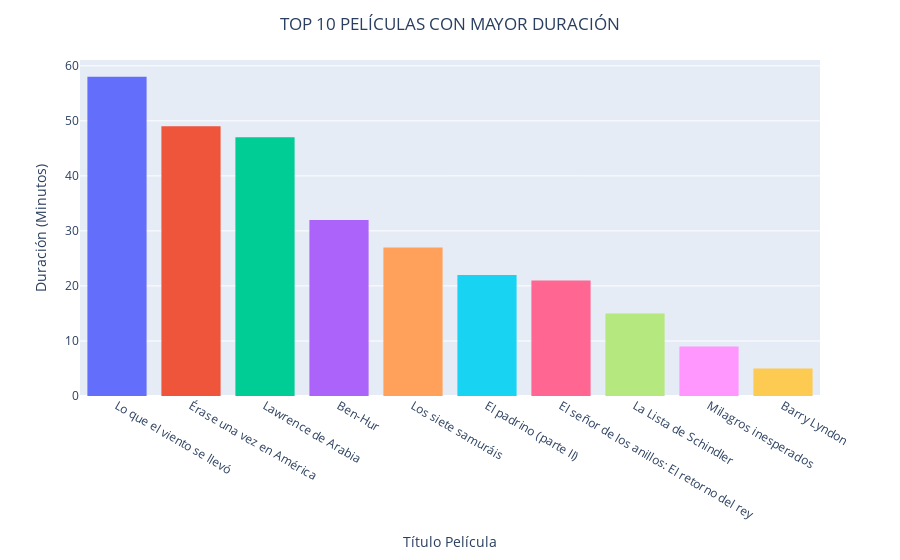

Notebook code for this chart:
### Code cell
# 2: Top 5 Películas con mayor duración
top_10_peliculas = dataset_movies.sort_values(by="Total Duration Minutes",ascending=False).head(10)
hist_plot = px.histogram(data_frame=top_10_peliculas,x="Title Movie",y="Duration Minutes",color="Title Movie")
hist_plot.update_layout(
    title = "TOP 10 PELÍCULAS CON MAYOR DURACIÓN",
    title_x = 0.5,
    showlegend = False,
    xaxis_title = "Título Película",
    yaxis_title = "Duración (Minutos)",
    hoverlabel = dict(
        bgcolor = "green"
    )
)
hist_plot.update_traces(
    hovertemplate = "Duración (Minutos): %{y}<br>Título:%{x}<extra></extra>"
)
hist_plot.show()

### Figure 1 — Plotly figure (JSON) as saved in the notebook; plotly's stock layout.template omitted (floating-point values rounded to 4 significant figures)
{"data": [{"alignmentgroup": "True", "bingroup": "x", "histfunc": "sum", "hovertemplate": "Duración (Minutos): %{y}<br>Título:%{x}<extra></extra>", "legendgroup": "Lo que el viento se llevó", "marker": {"color": "#636efa", "pattern": {"shape": ""}}, "name": "Lo que el viento se llevó", "offsetgroup": "Lo que el viento se llevó", "orientation": "v", "showlegend": true, "type": "histogram", "x": ["Lo que el viento se llevó"], "xaxis": "x", "y": [58], "yaxis": "y"}, {"alignmentgroup": "True", "bingroup": "x", "histfunc": "sum", "hovertemplate": "Duración (Minutos): %{y}<br>Título:%{x}<extra></extra>", "legendgroup": "Érase una vez en América", "marker": {"color": "#EF553B", "pattern": {"shape": ""}}, "name": "Érase una vez en América", "offsetgroup": "Érase una vez en América", "orientation": "v", "showlegend": true, "type": "histogram", "x": ["Érase una vez en América"], "xaxis": "x", "y": [49], "yaxis": "y"}, {"alignmentgroup": "True", "bingroup": "x", "histfunc": "sum", "hovertemplate": "Duración (Minutos): %{y}<br>Título:%{x}<extra></extra>", "legendgroup": "Lawrence de Arabia", "marker": {"color": "#00cc96", "pattern": {"shape": ""}}, "name": "Lawrence de Arabia", "offsetgroup": "Lawrence de Arabia", "orientation": "v", "showlegend": true, "type": "histogram", "x": ["Lawrence de Arabia"], "xaxis": "x", "y": [47], "yaxis": "y"}, {"alignmentgroup": "True", "bingroup": "x", "histfunc": "sum", "hovertemplate": "Duración (Minutos): %{y}<br>Título:%{x}<extra></extra>", "legendgroup": "Ben-Hur", "marker": {"color": "#ab63fa", "pattern": {"shape": ""}}, "name": "Ben-Hur", "offsetgroup": "Ben-Hur", "orientation": "v", "showlegend": true, "type": "histogram", "x": ["Ben-Hur"], "xaxis": "x", "y": [32], "yaxis": "y"}, {"alignmentgroup": "True", "bingroup": "x", "histfunc": "sum", "hovertemplate": "Duración (Minutos): %{y}<br>Título:%{x}<extra></extra>", "legendgroup": "Los siete samuráis", "marker": {"color": "#FFA15A", "pattern": {"shape": ""}}, "name": "Los siete samuráis", "offsetgroup": "Los siete samuráis", "orientation": "v", "showlegend": true, "type": "histogram", "x": ["Los siete samuráis"], "xaxis": "x", "y": [27], "yaxis": "y"}, {"alignmentgroup": "True", "bingroup": "x", "histfunc": "sum", "hovertemplate": "Duración (Minutos): %{y}<br>Título:%{x}<extra></extra>", "legendgroup": "El padrino (parte II)", "marker": {"color": "#19d3f3", "pattern": {"shape": ""}}, "name": "El padrino (parte II)", "offsetgroup": "El padrino (parte II)", "orientation": "v", "showlegend": true, "type": "histogram", "x": ["El padrino (parte II)"], "xaxis": "x", "y": [22], "yaxis": "y"}, {"alignmentgroup": "True", "bingroup": "x", "histfunc": "sum", "hovertemplate": "Duración (Minutos): %{y}<br>Título:%{x}<extra></extra>", "legendgroup": "El señor de los anillos: El retorno del rey", "marker": {"color": "#FF6692", "pattern": {"shape": ""}}, "name": "El señor de los anillos: El retorno del rey", "offsetgroup": "El señor de los anillos: El retorno del rey", "orientation": "v", "showlegend": true, "type": "histogram", "x": ["El señor de los anillos: El retorno del rey"], "xaxis": "x", "y": [21], "yaxis": "y"}, {"alignmentgroup": "True", "bingroup": "x", "histfunc": "sum", "hovertemplate": "Duración (Minutos): %{y}<br>Título:%{x}<extra></extra>", "legendgroup": "La Lista de Schindler", "marker": {"color": "#B6E880", "pattern": {"shape": ""}}, "name": "La Lista de Schindler", "offsetgroup": "La Lista de Schindler", "orientation": "v", "showlegend": true, "type": "histogram", "x": ["La Lista de Schindler"], "xaxis": "x", "y": [15], "yaxis": "y"}, {"alignmentgroup": "True", "bingroup": "x", "histfunc": "sum", "hovertemplate": "Duración (Minutos): %{y}<br>Título:%{x}<extra></extra>", "legendgroup": "Milagros inesperados", "marker": {"color": "#FF97FF", "pattern": {"shape": ""}}, "name": "Milagros inesperados", "offsetgroup": "Milagros inesperados", "orientation": "v", "showlegend": true, "type": "histogram", "x": ["Milagros inesperados"], "xaxis": "x", "y": [9], "yaxis": "y"}, {"alignmentgroup": "True", "bingroup": "x", "histfunc": "sum", "hovertemplate": "Duración (Minutos): %{y}<br>Título:%{x}<extra></extra>", "legendgroup": "Barry Lyndon", "marker": {"color": "#FECB52", "pattern": {"shape": ""}}, "name": "Barry Lyndon", "offsetgroup": "Barry Lyndon", "orientation": "v", "showlegend": true, "type": "histogram", "x": ["Barry Lyndon"], "xaxis": "x", "y": [5], "yaxis": "y"}], "layout": {"barmode": "relative", "hoverlabel": {"bgcolor": "green"}, "legend": {"title": {"text": "Title Movie"}, "tracegroupgap": 0}, "margin": {"t": 60}, "showlegend": false, "title": {"text": "TOP 10 PELÍCULAS CON MAYOR DURACIÓN", "x": 0.5}, "xaxis": {"anchor": "y", "categoryarray": ["Lo que el viento se llevó", "Érase una vez en América", "Lawrence de Arabia", "Ben-Hur", "Los siete samuráis", "El padrino (parte II)", "El señor de los anillos: El retorno del rey", "La Lista de Schindler", "Milagros inesperados", "Barry Lyndon"], "categoryorder": "array", "domain": [0, 1], "title": {"text": "Título Película"}}, "yaxis": {"anchor": "x", "domain": [0, 1], "title": {"text": "Duración (Minutos)"}}}}
